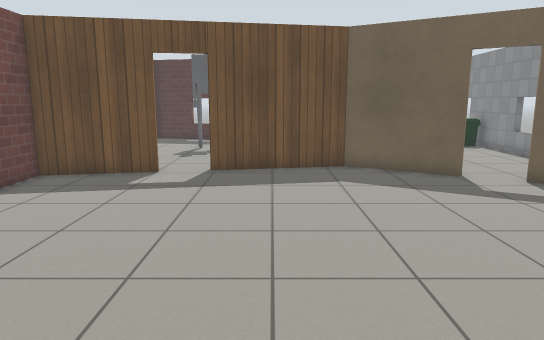
[1] (above)

20 first-person views from a walk through a world built for the Gazebo simulator. The camera is 1.2 m above the floor, tilts 10° down and sees 70° across. Floor lines are 1 m apart. The floor is counted in squares, 0.5 m on a side. Each view is taken from the middle of a square. On the plan, view 1 faces up. The plan holds only what a view shows up to about 20 squares ahead; the rest is blank. The place goes on beyond the plan. Robots are left out. Simple patterns stand in for the simulator's built-in surfaces. Simple shapes stand in for some stock models. Some surface patterns are stand-ins.

[2]
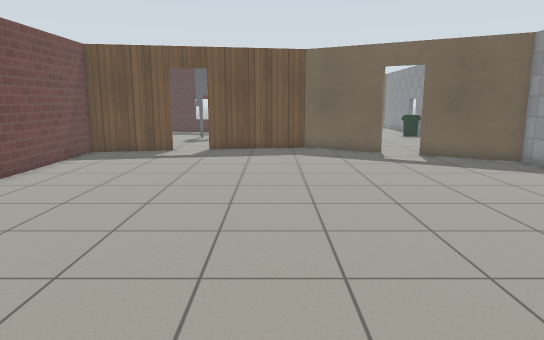

[3]
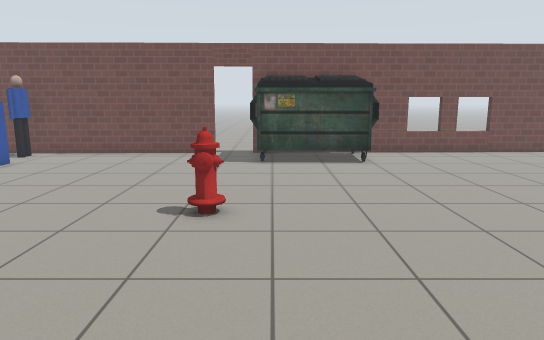

[4]
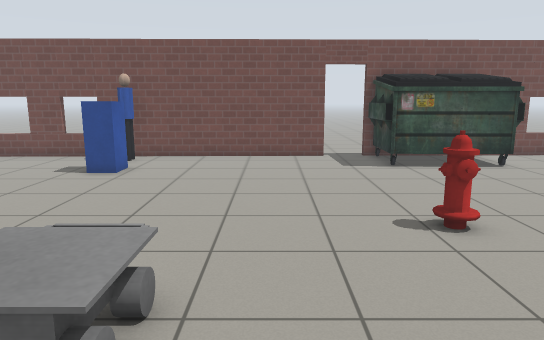

[5]
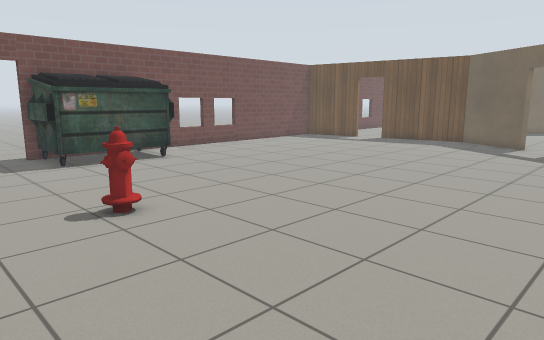

[6]
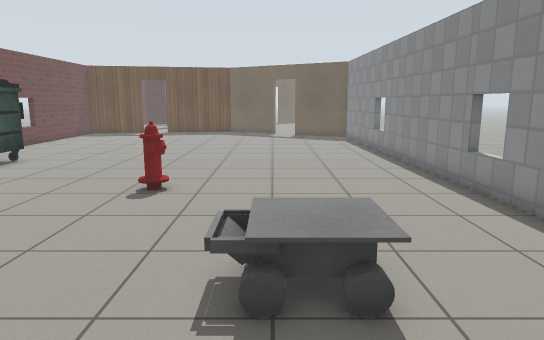

[7]
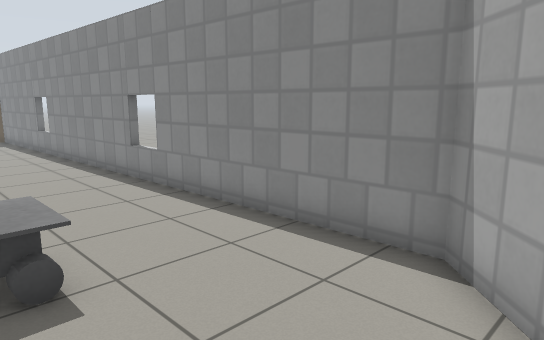

[8]
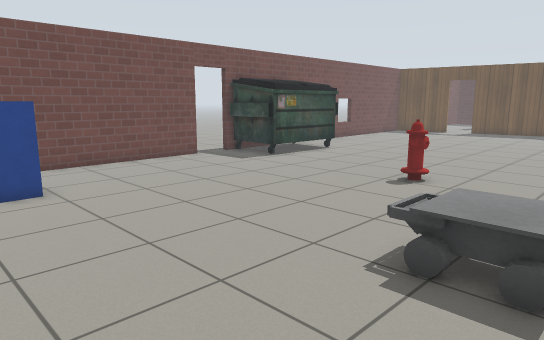

[9]
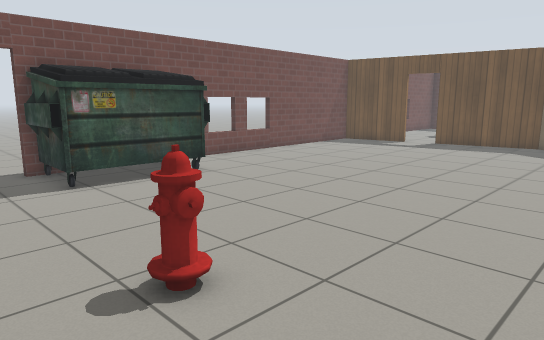

[10]
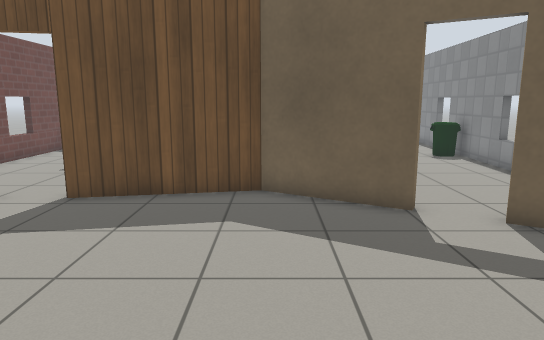

[11]
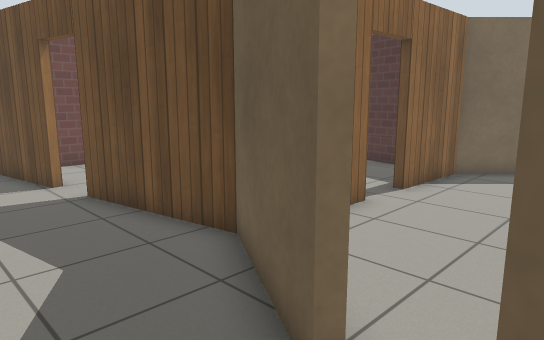

[12]
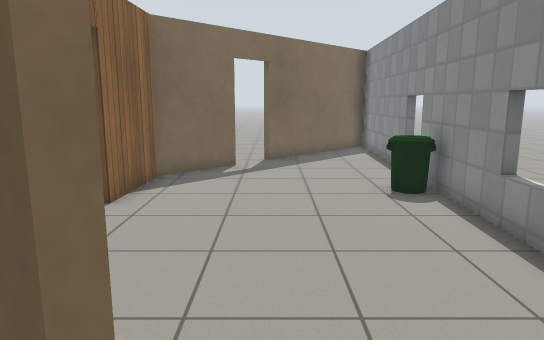

[13]
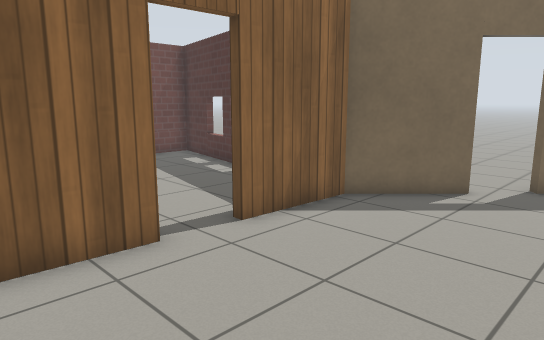

[14]
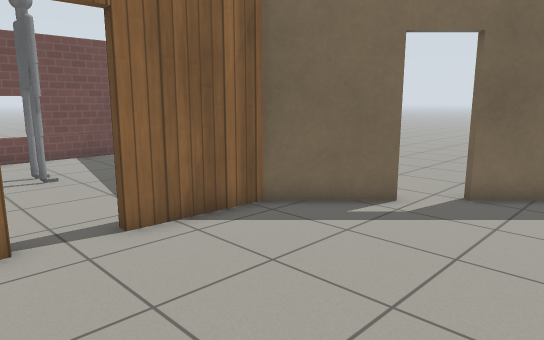

[15]
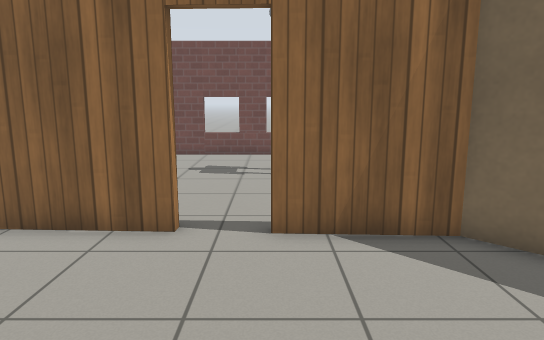

[16]
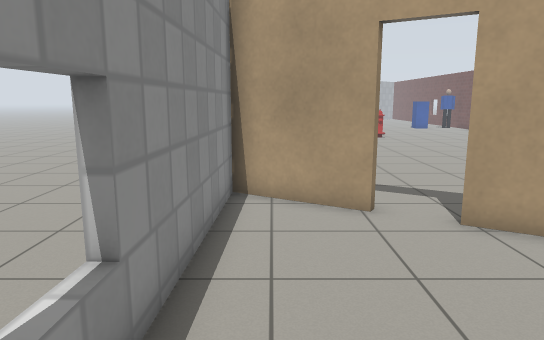

[17]
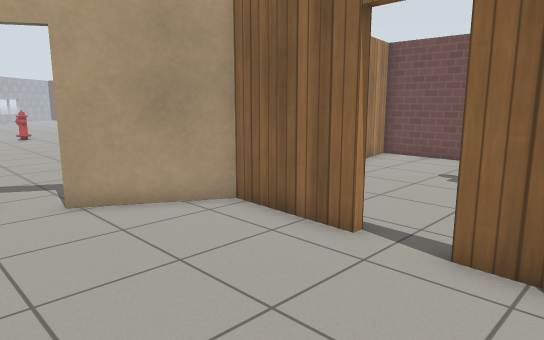

[18]
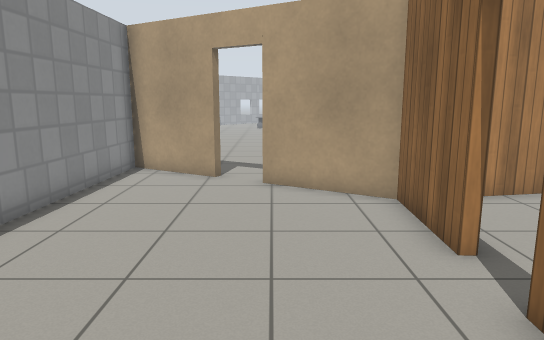

[19]
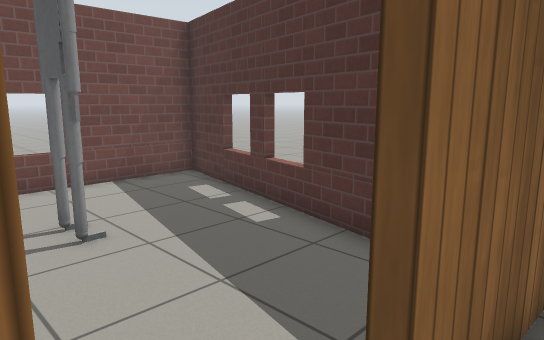

[20]
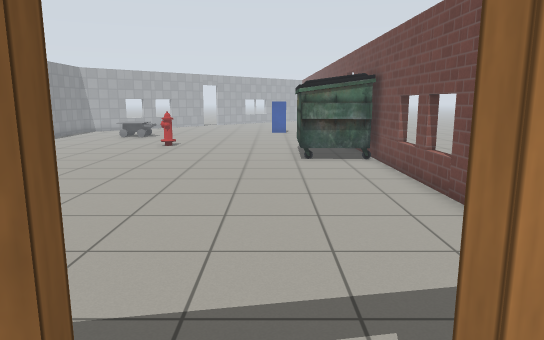

### Floor plan
Points are (right, up) in squares from view 1. A wall is a line through its corners. A room is listed if a view was taken in it or the views show most of it. See-through windows are left out.
Room 1 (views 1, 2, 3, 4, 5, 6, 7, 8, 9, 10, 11, 12)
walls: (-7.3, -7.7) (-7.1, -18.5); (11.1, 8.2) (11.1, 9.5) (7.6, 11.5); (6.2, 12.3) (2.7, 14.4) (-2.2, 13.5); (10.3, -17.5) (11.9, -15.9) (11.2, 5.9); (-3.9, 13.2) (-7.6, 12.5) (-7.4, -1)
ways out: open door at (7, 12) to room 2; open door at (-3, 13.5) to room 3; open door at (-7.5, -7)
objects: dumpster (-7, -6) to (-4, -1); person (-6, -16); postbox (-4, -16) to (-3, -15); fire hydrant (3, -7) to (3, -6); other object (5, -13) to (7, -11)
Room 2 (views 13, 14, 15, 16, 17, 18, 19)
walls: (3.1, 18.2) (2.9, 14.6) (6.3, 12.6); (5.6, 25.7) (3.3, 23.4) (3.1, 19.9); (7.5, 27.6) (6.9, 27); (7.7, 11.8) (11.1, 9.8) (11.8, 27.6)
ways out: open door at (7, 12) to room 1; open door at (3, 19.5) to room 3; open door at (6.3, 26.7)
objects: bin (10, 21) to (11, 22)
Room 3 (view 20)
walls: (-2.2, 13.5) (-2.2, 13.8) (0.6, 14.3); (1, 23.8) (-7.9, 25.7) (-7.6, 12.8) (-4, 13.5) (-3.9, 13.2)
ways out: open door at (-3, 13.5) to room 1; open door at (3, 19.5) to room 2
objects: other object (-4, 20) to (-3, 20)

Where each view was taken, in squares from view 1:
view 1: 0 up, 0 right, facing up
view 2: 6 down, 1 right, facing up
view 3: 5 down, 11 right, facing left
view 4: 10 down, 10 right, facing left
view 5: 10 down, 11 right, facing up-left
view 6: 17 down, 6 right, facing up
view 7: 18 down, 6 right, facing up-right
view 8: 18 down, 8 right, facing up-left
view 9: 9 down, 7 right, facing up-left
view 10: 4 up, 3 right, facing up
view 11: 10 up, 8 right, facing up-left
view 12: 11 up, 7 right, facing up
view 13: 15 up, 9 right, facing up-left
view 14: 17 up, 10 right, facing up-left
view 15: 20 up, 10 right, facing left
view 16: 20 up, 10 right, facing down
view 17: 22 up, 9 right, facing down-left
view 18: 24 up, 6 right, facing down
view 19: 18 up, 4 right, facing up-left
view 20: 15 up, 3 left, facing down
